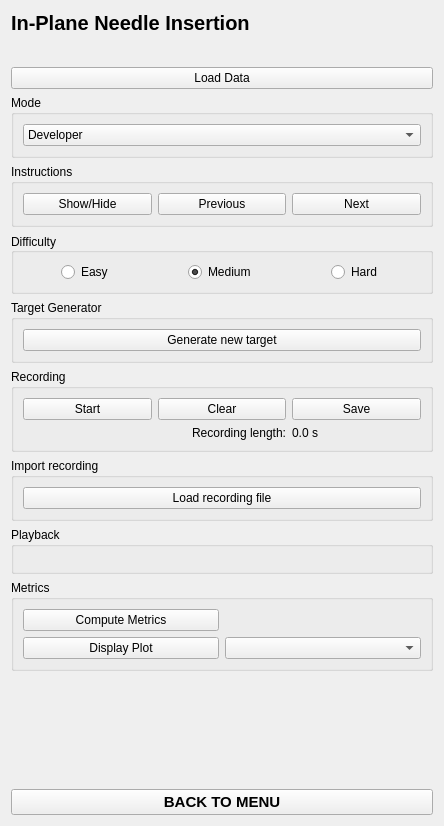
<?xml version="1.0" encoding="UTF-8"?>
<ui version="4.0">
 <class>ToolTrackingStatus</class>
 <widget class="qMRMLWidget" name="ToolTrackingStatus">
  <property name="geometry">
   <rect>
    <x>0</x>
    <y>0</y>
    <width>444</width>
    <height>826</height>
   </rect>
  </property>
  <layout class="QVBoxLayout" name="verticalLayout">
   <item>
    <widget class="QLabel" name="title">
     <property name="font">
      <font>
       <pointsize>15</pointsize>
       <weight>75</weight>
       <bold>true</bold>
      </font>
     </property>
     <property name="text">
      <string>In-Plane Needle Insertion</string>
     </property>
    </widget>
   </item>
   <item>
    <widget class="QLabel" name="spacer_1">
     <property name="font">
      <font>
       <pointsize>13</pointsize>
      </font>
     </property>
     <property name="text">
      <string/>
     </property>
    </widget>
   </item>
   <item>
    <widget class="QPushButton" name="loadDataButton">
     <property name="text">
      <string>Load Data</string>
     </property>
    </widget>
   </item>
   <item>
    <widget class="QGroupBox" name="modeSelectionGroupBox">
     <property name="title">
      <string>Mode</string>
     </property>
     <layout class="QVBoxLayout" name="verticalLayout_3">
      <item>
       <widget class="QComboBox" name="modeSelectionComboBox">
        <property name="maxVisibleItems">
         <number>10</number>
        </property>
        <item>
         <property name="text">
          <string>Developer</string>
         </property>
        </item>
        <item>
         <property name="text">
          <string>Recording</string>
         </property>
        </item>
        <item>
         <property name="text">
          <string>Evaluation</string>
         </property>
        </item>
       </widget>
      </item>
     </layout>
    </widget>
   </item>
   <item>
    <widget class="QGroupBox" name="instructionsGroupBox">
     <property name="title">
      <string>Instructions</string>
     </property>
     <layout class="QHBoxLayout" name="horizontalLayout_2">
      <item>
       <widget class="QPushButton" name="showInstructionsButton">
        <property name="text">
         <string>Show/Hide</string>
        </property>
       </widget>
      </item>
      <item>
       <widget class="QPushButton" name="previousInstructionButton">
        <property name="text">
         <string>Previous</string>
        </property>
       </widget>
      </item>
      <item>
       <widget class="QPushButton" name="nextInstructionButton">
        <property name="text">
         <string>Next</string>
        </property>
       </widget>
      </item>
     </layout>
    </widget>
   </item>
   <item>
    <widget class="QGroupBox" name="difficultyGroupBox">
     <property name="title">
      <string>Difficulty</string>
     </property>
     <property name="alignment">
      <set>Qt::AlignLeading|Qt::AlignLeft|Qt::AlignVCenter</set>
     </property>
     <layout class="QHBoxLayout" name="horizontalLayout">
      <item alignment="Qt::AlignHCenter|Qt::AlignVCenter">
       <widget class="QRadioButton" name="easyRadioButton">
        <property name="text">
         <string>Easy</string>
        </property>
       </widget>
      </item>
      <item alignment="Qt::AlignHCenter|Qt::AlignVCenter">
       <widget class="QRadioButton" name="mediumRadioButton">
        <property name="text">
         <string>Medium</string>
        </property>
        <property name="checked">
         <bool>true</bool>
        </property>
       </widget>
      </item>
      <item alignment="Qt::AlignHCenter|Qt::AlignVCenter">
       <widget class="QRadioButton" name="hardRadioButton">
        <property name="text">
         <string>Hard</string>
        </property>
       </widget>
      </item>
     </layout>
    </widget>
   </item>
   <item>
    <widget class="QGroupBox" name="targetGeneratorGroupBox">
     <property name="title">
      <string>Target Generator</string>
     </property>
     <layout class="QVBoxLayout" name="verticalLayout_2">
      <item>
       <widget class="QPushButton" name="generateTargetButton">
        <property name="text">
         <string>Generate new target</string>
        </property>
       </widget>
      </item>
     </layout>
    </widget>
   </item>
   <item>
    <widget class="QGroupBox" name="recordingGroupBox">
     <property name="title">
      <string>Recording</string>
     </property>
     <layout class="QGridLayout" name="gridLayout">
      <item row="0" column="0">
       <widget class="QPushButton" name="startStopRecordingButton">
        <property name="text">
         <string>Start</string>
        </property>
       </widget>
      </item>
      <item row="0" column="1">
       <widget class="QPushButton" name="clearRecordingButton">
        <property name="text">
         <string>Clear</string>
        </property>
       </widget>
      </item>
      <item row="0" column="2">
       <widget class="QPushButton" name="saveRecordingButton">
        <property name="text">
         <string>Save</string>
        </property>
       </widget>
      </item>
      <item row="2" column="0">
       <widget class="qMRMLSequenceBrowserSeekWidget" name="recordingTimerWidget"/>
      </item>
      <item row="2" column="1">
       <widget class="QLabel" name="label">
        <property name="text">
         <string>Recording length:</string>
        </property>
        <property name="alignment">
         <set>Qt::AlignRight|Qt::AlignTrailing|Qt::AlignVCenter</set>
        </property>
       </widget>
      </item>
      <item row="2" column="2">
       <widget class="QLabel" name="recordingLengthLabel">
        <property name="text">
         <string>0.0 s</string>
        </property>
       </widget>
      </item>
     </layout>
    </widget>
   </item>
   <item>
    <widget class="QGroupBox" name="importRecordingGroupBox">
     <property name="title">
      <string>Import recording</string>
     </property>
     <layout class="QHBoxLayout" name="horizontalLayout_3">
      <item>
       <widget class="QPushButton" name="loadRecordingFileButton">
        <property name="text">
         <string>Load recording file</string>
        </property>
       </widget>
      </item>
     </layout>
    </widget>
   </item>
   <item>
    <widget class="QGroupBox" name="playbackGroupBox">
     <property name="title">
      <string>Playback</string>
     </property>
     <layout class="QGridLayout" name="gridLayout_2">
      <item row="0" column="0" colspan="2">
       <widget class="qMRMLSequenceBrowserPlayWidget" name="SequenceBrowserPlayWidget">
        <property name="enabled">
         <bool>true</bool>
        </property>
       </widget>
      </item>
      <item row="1" column="0" colspan="2">
       <widget class="qMRMLSequenceBrowserSeekWidget" name="SequenceBrowserSeekWidget">
        <property name="enabled">
         <bool>true</bool>
        </property>
       </widget>
      </item>
     </layout>
    </widget>
   </item>
   <item>
    <widget class="QGroupBox" name="metricsGroupBox">
     <property name="title">
      <string>Metrics</string>
     </property>
     <layout class="QGridLayout" name="gridLayout_3">
      <item row="0" column="0">
       <widget class="QPushButton" name="computeMetricsButton">
        <property name="text">
         <string>Compute Metrics</string>
        </property>
       </widget>
      </item>
      <item row="1" column="0">
       <widget class="QPushButton" name="displayPlotButton">
        <property name="text">
         <string>Display Plot</string>
        </property>
        <property name="checkable">
         <bool>true</bool>
        </property>
        <property name="checked">
         <bool>false</bool>
        </property>
       </widget>
      </item>
      <item row="1" column="1">
       <widget class="QComboBox" name="metricSelectionComboBox"/>
      </item>
     </layout>
    </widget>
   </item>
   <item>
    <spacer name="verticalSpacer">
     <property name="orientation">
      <enum>Qt::Vertical</enum>
     </property>
     <property name="sizeHint" stdset="0">
      <size>
       <width>20</width>
       <height>336</height>
      </size>
     </property>
    </spacer>
   </item>
   <item>
    <widget class="QPushButton" name="backToMenuButton">
     <property name="font">
      <font>
       <pointsize>11</pointsize>
       <weight>75</weight>
       <bold>true</bold>
      </font>
     </property>
     <property name="text">
      <string>BACK TO MENU</string>
     </property>
    </widget>
   </item>
  </layout>
 </widget>
 <customwidgets>
  <customwidget>
   <class>qMRMLWidget</class>
   <extends>QWidget</extends>
   <header>qMRMLWidget.h</header>
   <container>1</container>
  </customwidget>
  <customwidget>
   <class>qMRMLSequenceBrowserPlayWidget</class>
   <extends>qMRMLWidget</extends>
   <header>qMRMLSequenceBrowserPlayWidget.h</header>
  </customwidget>
  <customwidget>
   <class>qMRMLSequenceBrowserSeekWidget</class>
   <extends>qMRMLWidget</extends>
   <header>qMRMLSequenceBrowserSeekWidget.h</header>
  </customwidget>
 </customwidgets>
 <resources/>
 <connections/>
</ui>
